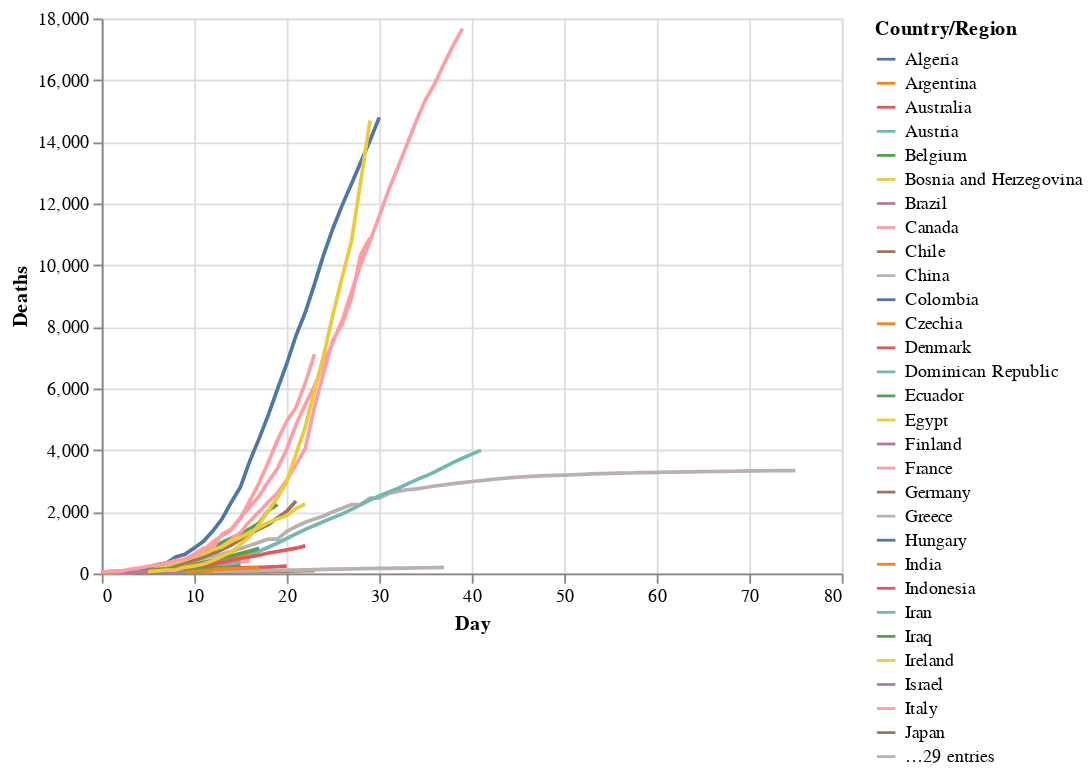

The notebook cell this image was saved under:
### Markdown cell above
We'll see the power of having long data when using Altair. Such transformations have been performed for a long time, however it wasn't until 2014 that Hadley Wickham formalized the language in his paper [Tidy Data](https://www.researchgate.net/publication/215990669_Tidy_data). Note that Wickham prefers to avoid the terms long and wide because, in his words, 'they are imprecise'. I generally agree but for our purposes here of giving the flavour, they suffice.

Now having transformed our data, let's import Altair and get a sense of its API.

### Code cell
import altair as alt

# altair plot 
alt.Chart(deaths_long).mark_line().encode(
    x='Day',
    y='Deaths',
    color='Country/Region')

### Figure 1 — Vega-Lite specification as saved in the notebook (floating-point values rounded to 4 significant figures; data arrays with more than 128 entries replaced by an {"elided": "..."} marker saying what was removed)
{"config": {"view": {"continuousWidth": 400, "continuousHeight": 300}}, "data": {"name": "data-705fdf85bee15db3396a613d0879b254"}, "mark": "line", "encoding": {"color": {"type": "nominal", "field": "Country/Region"}, "x": {"type": "quantitative", "field": "Day"}, "y": {"type": "quantitative", "field": "Deaths"}}, "$schema": "https://vega.github.io/schema/vega-lite/v4.8.1.json", "datasets": {"data-705fdf85bee15db3396a613d0879b254": {"elided": "4524 records"}}}
